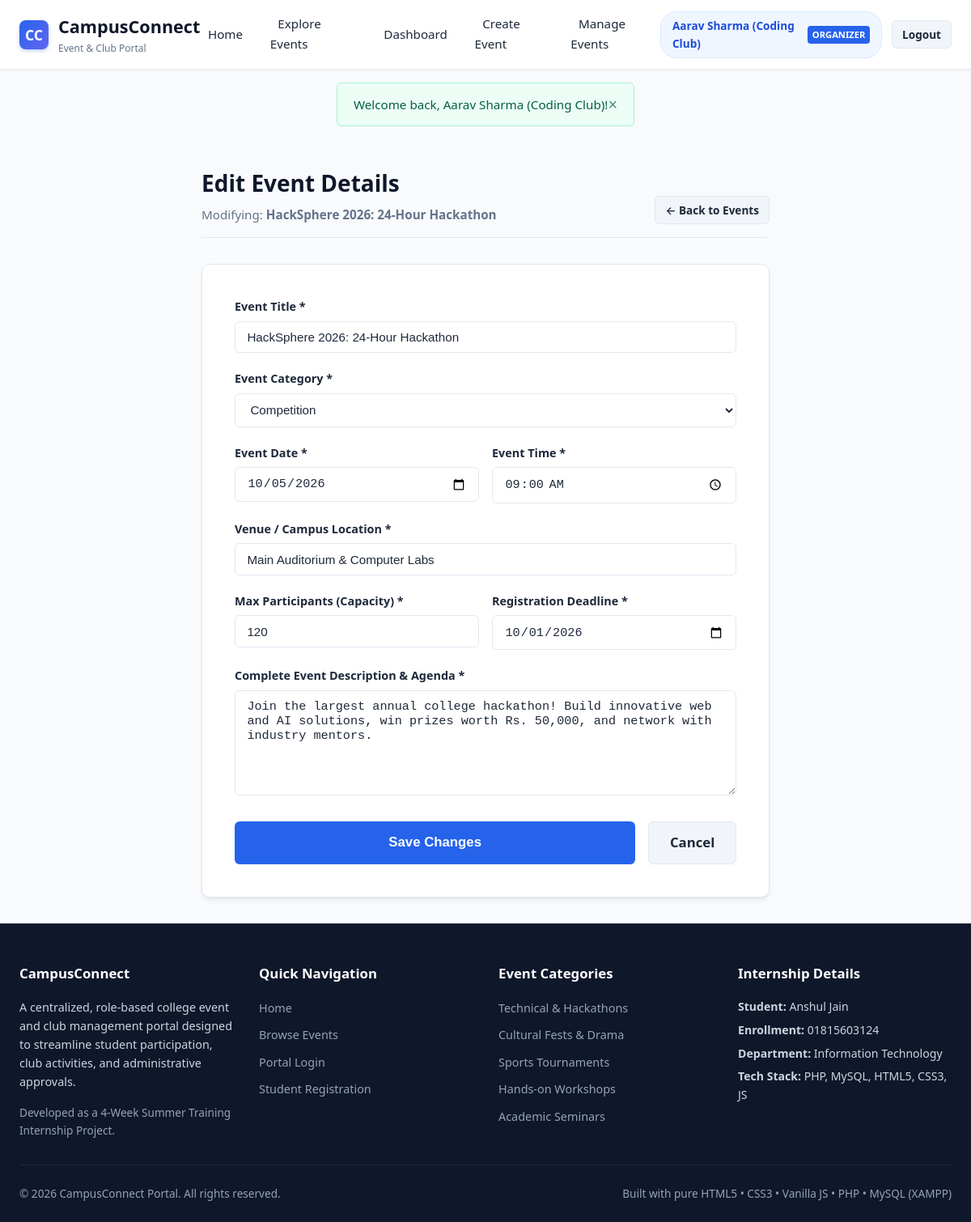
/organizer/edit_event.php?id=1 (signed in), run on the app's committed database.
### tables this page shows
CREATE TABLE `events` (
  `id` INT AUTO_INCREMENT PRIMARY KEY,
  `club_id` INT NOT NULL,
  `title` VARCHAR(150) NOT NULL,
  `description` TEXT NOT NULL,
  `category` ENUM('Technical', 'Cultural', 'Sports', 'Workshop', 'Competition', 'Seminar') NOT NULL DEFAULT 'Technical',
  `event_date` DATE NOT NULL,
  `event_time` TIME NOT NULL,
  `venue` VARCHAR(150) NOT NULL,
  `max_participants` INT NOT NULL DEFAULT 100,
  `registration_deadline` DATE NOT NULL,
  `banner_image` VARCHAR(255) DEFAULT NULL,
  `status` ENUM('pending', 'approved', 'rejected', 'completed') DEFAULT 'pending',
  `created_at` TIMESTAMP DEFAULT CURRENT_TIMESTAMP,
  FOREIGN KEY (`club_id`) REFERENCES `clubs`(`id`) ON DELETE CASCADE
);

### includes/auth.php (called while the page is built, shortened)
<?php
function e($string) {
    return htmlspecialchars($string ?? '', ENT_QUOTES, 'UTF-8');
}
?>

### organizer/edit_event.php (the view, shortened to what this page needs)
<?php
require_once __DIR__ . '/../includes/db.php';
require_once __DIR__ . '/../includes/auth.php';
$organizer = currentUser();
$eventId = filter_input(INPUT_GET, 'id', FILTER_VALIDATE_INT);
$stmt = $pdo->prepare("
    SELECT e.*
    FROM events e
    JOIN clubs c ON e.club_id = c.id
    WHERE e.id = ? AND c.organizer_id = ?
");
$stmt->execute([$eventId, $organizer['id']]);
$event = $stmt->fetch();
require_once __DIR__ . '/../includes/header.php';
?>
<div class="container" style="max-width: 750px;">
    <div class="page-header">
        <div>
            <h1 class="page-title">Edit Event Details</h1>
            <p class="page-subtitle">Modifying: <strong><?= e($event['title']) ?></strong></p>
        </div>
        <a href="manage_events.php" class="btn btn-secondary btn-sm">&larr; Back to Events</a>
    </div>
    <div class="form-card" style="max-width: 100%;">
        <form method="POST" action="edit_event.php?id=<?= $eventId ?>">
            <div class="form-group">
                <label class="form-label" for="evTitle">Event Title *</label>
                <input type="text" name="title" id="evTitle" class="form-control" value="<?= e($event['title']) ?>" required>
            </div>
            <div class="form-group">
                <label class="form-label" for="evCategory">Event Category *</label>
                <select name="category" id="evCategory" class="form-control" required>
                    <?php
                    $cats = ['Technical', 'Cultural', 'Sports', 'Workshop', 'Competition', 'Seminar'];
                    foreach ($cats as $cat): ?>
                        <option value="<?= $cat ?>" <?= $event['category'] === $cat ? 'selected' : '' ?>><?= $cat ?></option>
                    <?php endforeach; ?>
                </select>
            </div>
            <div class="form-row">
                <div class="form-group">
                    <label class="form-label" for="evDate">Event Date *</label>
                    <input type="date" name="event_date" id="evDate" class="form-control" value="<?= e($event['event_date']) ?>" required>
                </div>
                <div class="form-group">
                    <label class="form-label" for="evTime">Event Time *</label>
                    <input type="time" name="event_time" id="evTime" class="form-control" value="<?= e($event['event_time']) ?>" required>
                </div>
            </div>
            <div class="form-group">
                <label class="form-label" for="evVenue">Venue / Campus Location *</label>
                <input type="text" name="venue" id="evVenue" class="form-control" value="<?= e($event['venue']) ?>" required>
            </div>
            <div class="form-row">
                <div class="form-group">
                    <label class="form-label" for="evCapacity">Max Participants (Capacity) *</label>
                    <input type="number" name="max_participants" id="evCapacity" class="form-control" min="5" max="1000" value="<?= e($event['max_participants']) ?>" required>
                </div>
                <div class="form-group">
                    <label class="form-label" for="evDeadline">Registration Deadline *</label>
                    <input type="date" name="registration_deadline" id="evDeadline" class="form-control" value="<?= e($event['registration_deadline']) ?>" required>
                </div>
            </div>
            <div class="form-group">
                <label class="form-label" for="evDesc">Complete Event Description &amp; Agenda *</label>
                <textarea name="description" id="evDesc" class="form-control" rows="6" required><?= e($event['description']) ?></textarea>
            </div>
            <div style="display: flex; gap: 1rem; margin-top: 1.5rem;">
                <button type="submit" class="btn btn-primary btn-lg" style="flex: 1;">
                    Save Changes
                </button>
                <a href="manage_events.php" class="btn btn-secondary btn-lg">Cancel</a>
            </div>
        </form>
    </div>
</div>
<?php require_once __DIR__ . '/../includes/footer.php'; ?>

### css/style.css (style rules this page uses)
:root { --primary: #2563eb; --primary-dark: #1d4ed8; --primary-light: #eff6ff; --secondary: #0f172a; --accent: #6366f1; --success: #10b981; --success-bg: #ecfdf5; --warning: #f59e0b; --warning-bg: #fffbeb; --danger: #ef4444; --danger-bg: #fef2f2; --info: #06b6d4; --bg-main: #f8fafc; --bg-card: #ffffff; --border: #e2e8f0; --text-main: #1e293b; --text-muted: #64748b; --text-light: #94a3b8; --radius: 10px; --radius-sm: 6px; --shadow: 0 4px 6px -1px rgba(0, 0, 0, 0.07), 0 2px 4px -2px rgba(0, 0, 0, 0.05); --shadow-lg: 0 10px 15px -3px rgba(0, 0, 0, 0.08), 0 4px 6px -4px rgba(0, 0, 0, 0.04); --transition: all 0.2s ease-in-out; }
* { margin: 0; padding: 0; box-sizing: border-box; }
body { font-family: 'Segoe UI', system-ui, -apple-system, BlinkMacSystemFont, Roboto, sans-serif; background-color: var(--bg-main); color: var(--text-main); line-height: 1.6; min-height: 100vh; display: flex; flex-direction: column; }
a { color: var(--primary); text-decoration: none; transition: var(--transition); }
.btn { display: inline-flex; align-items: center; justify-content: center; gap: 0.4rem; padding: 0.55rem 1.15rem; font-size: 0.95rem; font-weight: 600; border-radius: var(--radius-sm); border: 1px solid transparent; cursor: pointer; transition: var(--transition); text-decoration: none; }
.btn-primary { background-color: var(--primary); color: #ffffff !important; }
.btn-secondary { background-color: #f1f5f9; color: var(--text-main) !important; border-color: var(--border); }
.btn-sm { padding: 0.35rem 0.75rem; font-size: 0.85rem; }
.btn-lg { padding: 0.75rem 1.6rem; font-size: 1.05rem; }
.container { max-width: 1200px; margin: 0 auto; padding: 2rem 1.5rem; flex: 1; width: 100%; }
.page-header { margin-bottom: 2rem; display: flex; justify-content: space-between; align-items: flex-end; flex-wrap: wrap; gap: 1rem; border-bottom: 1px solid var(--border); padding-bottom: 1rem; }
.page-title { font-size: 1.75rem; font-weight: 700; color: var(--secondary); }
.page-subtitle { font-size: 0.95rem; color: var(--text-muted); margin-top: 0.25rem; }
.form-card { max-width: 650px; margin: 0 auto; background: #ffffff; border: 1px solid var(--border); border-radius: var(--radius); box-shadow: var(--shadow); padding: 2.5rem; }
.form-group { margin-bottom: 1.25rem; }
.form-label { display: block; font-size: 0.9rem; font-weight: 600; color: var(--text-main); margin-bottom: 0.4rem; }
.form-control { width: 100%; padding: 0.65rem 0.9rem; font-size: 0.95rem; border: 1px solid var(--border); border-radius: var(--radius-sm); background-color: #ffffff; color: var(--text-main); transition: var(--transition); outline: none; }
.form-row { display: grid; grid-template-columns: repeat(auto-fit, minmax(200px, 1fr)); gap: 1rem; }

### data on the page
events: title "HackSphere 2026: 24-Hour Hackathon", category "Competition", event_date "10/05/2026", event_time "09:00:00", venue "Main Auditorium & Computer Labs", max_participants "120", registration_deadline "10/01/2026", description "Join the largest annual college hackathon! Build innovative web and AI solutions, win prizes worth Rs. 50,000, and network with industry mentors."

### other printed values
$user['name'] "Aarav Sharma (Coding Club)"
$user['role'] "ORGANIZER"
$flash['message'] "Welcome back, Aarav Sharma (Coding Club)!"
